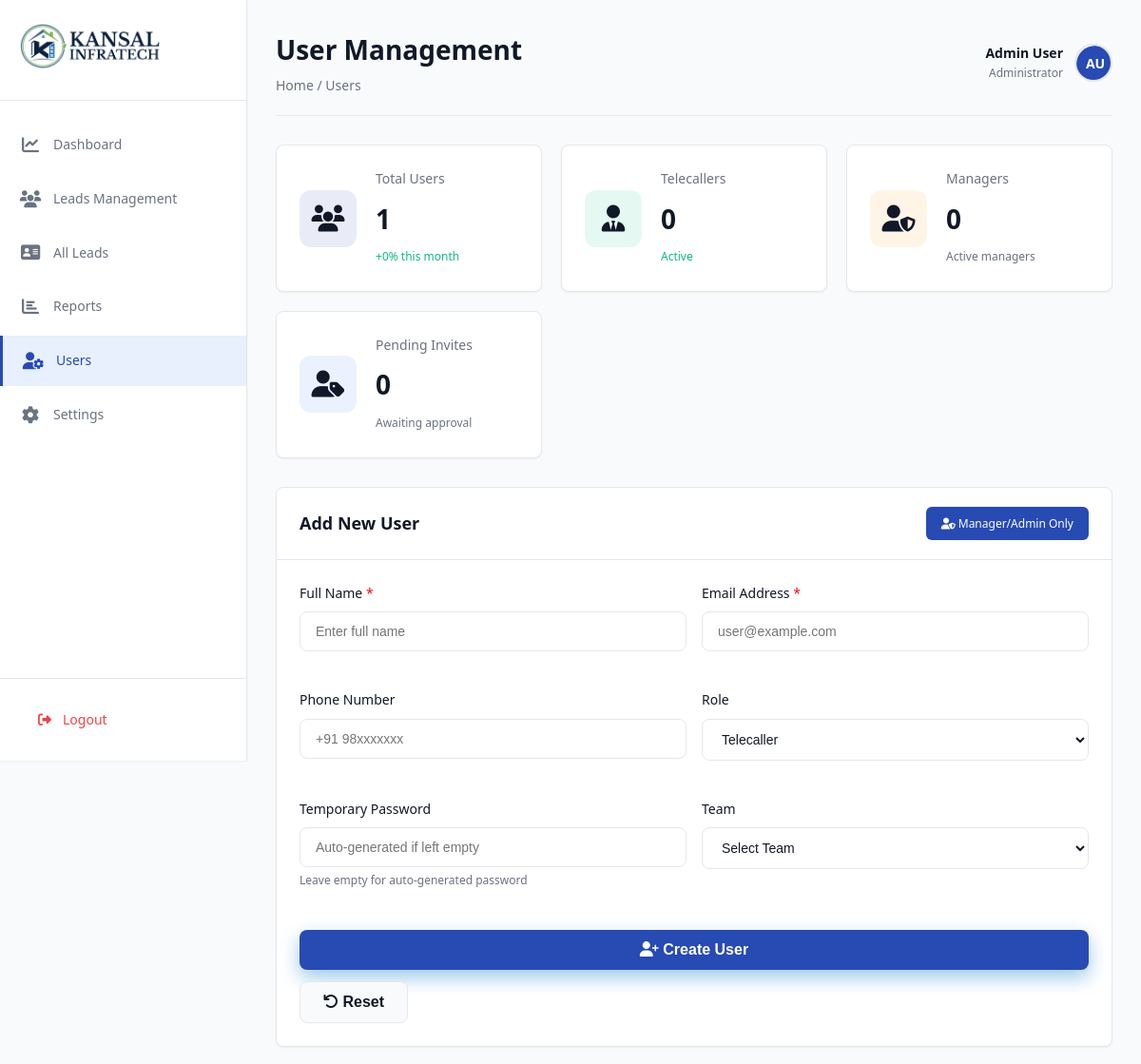
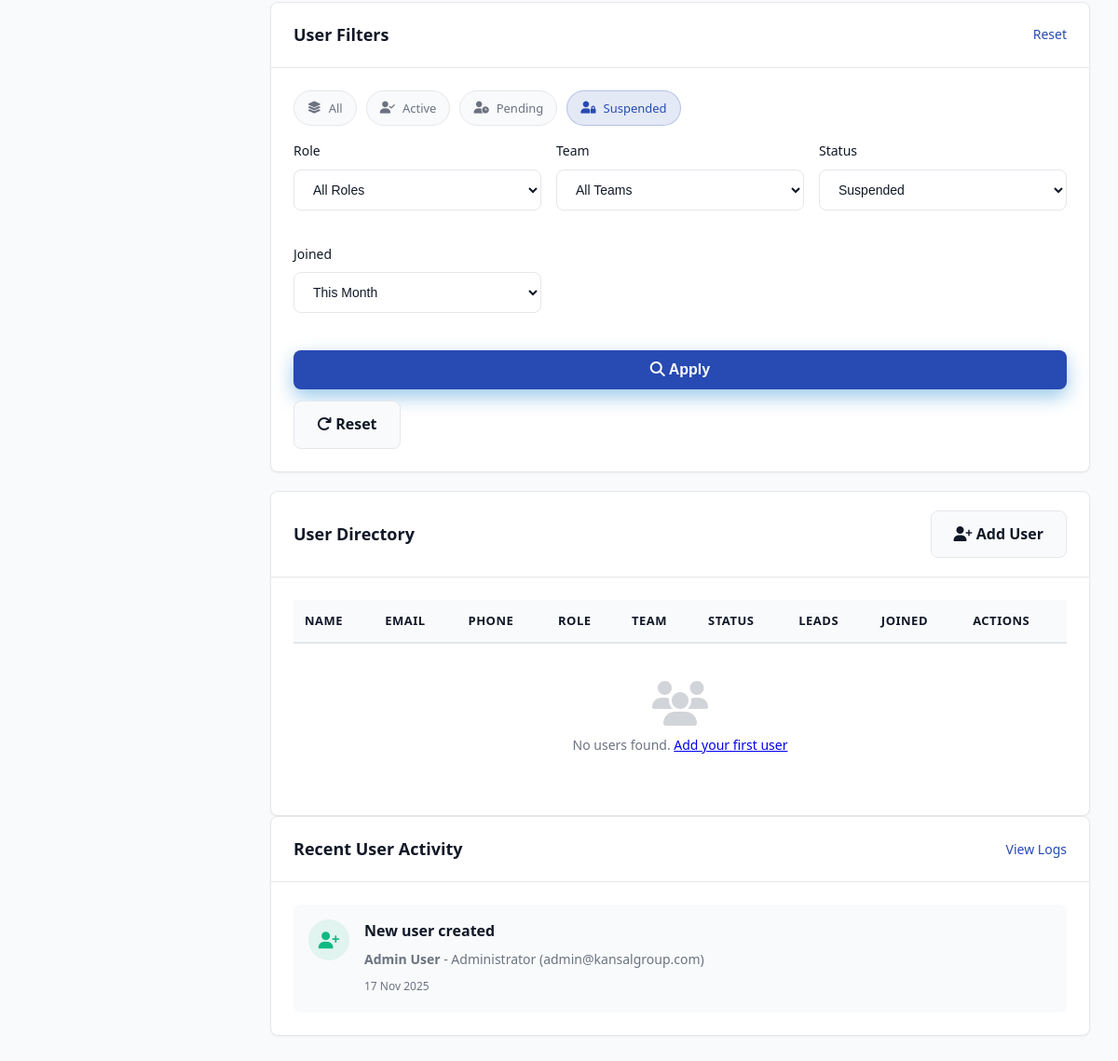
The app's page /users.php?status=Suspended (signed in) with its own data (2 pictures, top to bottom).
### tables this page shows
CREATE TABLE IF NOT EXISTS users (
    id INT AUTO_INCREMENT PRIMARY KEY,
    username VARCHAR(50) UNIQUE NOT NULL,
    password VARCHAR(255) NOT NULL,
    name VARCHAR(100) NOT NULL,
    email VARCHAR(100) UNIQUE NOT NULL,
    phone VARCHAR(20),
    role ENUM('Administrator', 'Manager', 'Telecaller', 'Analyst') DEFAULT 'Telecaller',
    team VARCHAR(50),
    status ENUM('Active', 'Pending', 'Suspended') DEFAULT 'Active',
    created_at TIMESTAMP DEFAULT CURRENT_TIMESTAMP,
    updated_at TIMESTAMP DEFAULT CURRENT_TIMESTAMP ON UPDATE CURRENT_TIMESTAMP
);

### users.php (the view, shortened to what the rows shown need)
<?php
require_once 'config/session.php';
require_once 'config/helpers.php';
$pageTitle = 'User Management';
$conn = getDBConnection();
$activitiesQuery = "SELECT u.*,
                    (SELECT COUNT(*) FROM leads WHERE assigned_to = u.id) as assigned_leads
                    FROM users u
                    ORDER BY u.created_at DESC
                    LIMIT 5";
$activitiesResult = $conn->query($activitiesQuery);
$recentActivities = [];
while ($row = $activitiesResult->fetch_assoc()) {
    $recentActivities[] = $row;
}
?>
<!DOCTYPE html>
<html lang="en">
<head>
    <link rel="stylesheet" href="style.css">
    <link rel="stylesheet" href="https://cdnjs.cloudflare.com/ajax/libs/font-awesome/6.4.0/css/all.min.css">
</head>
<body>
    <div class="dashboard-wrapper">
        <main class="main-content">
            <?php include('common/header.php')?>
            <div class="content-grid">
                <?php if ($userRole == 'Manager' || $userRole == 'Administrator'): ?>
                <div class="content-card">
                    <div class="card-header">
                        <h2>Add New User</h2>
                    </div>
                </div>
                <?php endif; ?>
                <div class="content-card">
                    <div class="card-header">
                        <h2>User Filters</h2>
                    </div>
                </div>
            </div>
            <?php if ($userRole == 'Administrator'): ?>
            <div class="content-card">
                <div class="card-header">
                    <h2>User Directory</h2>
                </div>
                <div class="card-body">
                    <div class="table-responsive">
                        <table class="data-table">
                            <thead>
                                <tr>
                                    <th>Name</th>
                                    <th>Email</th>
                                    <th>Phone</th>
                                    <th>Role</th>
                                    <th>Team</th>
                                    <th>Status</th>
                                    <th>Leads</th>
                                    <th>Joined</th>
                                    <th>Actions</th>
                                </tr>
                            </thead>
                        </table>
                    </div>
                </div>
            </div>
            <?php endif; ?>
            <div class="content-card">
                <div class="card-header">
                    <h2>Recent User Activity</h2>
                </div>
                <div class="card-body">
                    <ul class="timeline">
                        <?php if (empty($recentActivities)): ?>
                            <li style="text-align: center; padding: 40px; color: var(--text-secondary);">
                                <i class="fas fa-history" style="font-size: 48px; margin-bottom: 10px; opacity: 0.3;"></i>
                                <p>No recent activities found.</p>
                            </li>
                        <?php else: ?>
                            <?php foreach ($recentActivities as $activity): ?>
                                <li>
                                    <div class="timeline-icon success"><i class="fas fa-user-plus"></i></div>
                                    <div class="timeline-content">
                                        <h4>New user created</h4>
                                        <p><strong><?php echo htmlspecialchars($activity['name']); ?></strong> - <?php echo htmlspecialchars($activity['role']); ?>
                                            (<?php echo htmlspecialchars($activity['email']); ?>)</p>
                                        <span><?php echo formatDate($activity['created_at']); ?></span>
                                    </div>
                                </li>
                            <?php endforeach; ?>
                        <?php endif; ?>
                    </ul>
                </div>
            </div>
        </main>
    </div>
</body>
</html>

### common/header.php (shortened to what the rows shown need)
<?php
require_once __DIR__ . '/../config/session.php';
require_once __DIR__ . '/../config/helpers.php';
$pageTitle = isset($pageTitle) ? $pageTitle : 'Dashboard';
$loggedInUser = getLoggedInUser();
$userName = $loggedInUser ? $loggedInUser['name'] : 'Admin User';
$userRole = $loggedInUser ? $loggedInUser['role'] : 'Administrator';
?>
<header class="top-header">
    <div class="header-left">
        <h1><?php echo htmlspecialchars($pageTitle); ?></h1>
    </div>
    <div class="header-right">
        <div class="user-profile">
            <div class="user-info">
                <span class="user-name"><?php echo htmlspecialchars($userName); ?></span>
                <span class="user-role"><?php echo htmlspecialchars($userRole); ?></span>
            </div>
            <div class="user-avatar">
                <div style="width: 40px; height: 40px; border-radius: 50%; background: var(--primary-color); color: white; display: flex; align-items: center; justify-content: center; font-weight: 600; font-size: 14px;">
                    <?php echo getInitials($userName); ?>
                </div>
            </div>
        </div>
    </div>
</header>

### records on screen
users: name "Admin User", role "Administrator", name "AU", email "admin@kansalgroup.com", created_at "17 Nov 2025"

### other values on screen
$pageTitle "User Management"
$breadcrumb "Home / Users"
$totalUsers "1"
$monthChange "0"
$telecallers "0"
$managers "0"
$pendingUsers "0"
